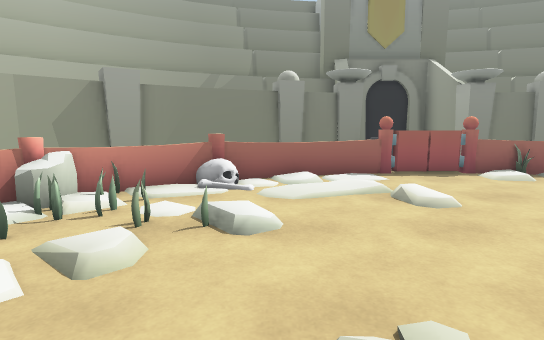
View 1 (above)

12 first-person views from a walk through a 3-D level made in the Unity game engine. The camera is 1.4 m above the floor, tilts 8° down and sees 80° across. The floor is counted in squares, 1 m on a side. Each view is taken from the middle of a square. On the plan, view 1 faces up. The plan holds only what a view shows up to about 15 squares ahead; the rest is blank. The place goes on beyond the plan. The player is left out. Some surface patterns are stand-ins.

View 2
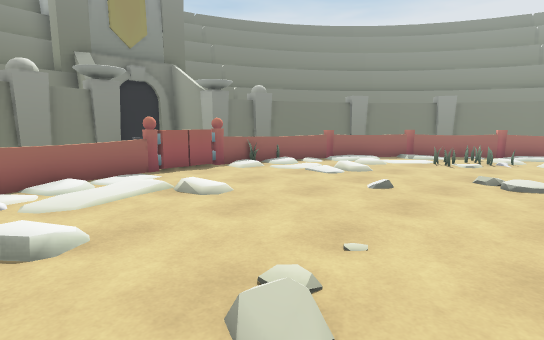

View 3
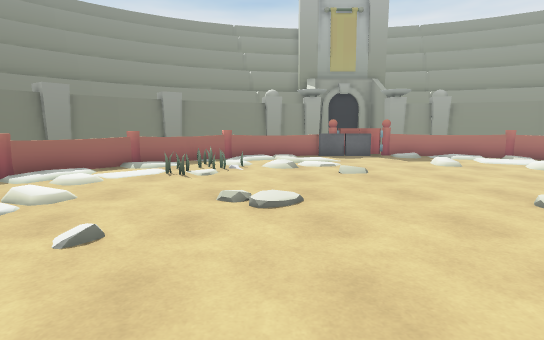

View 4
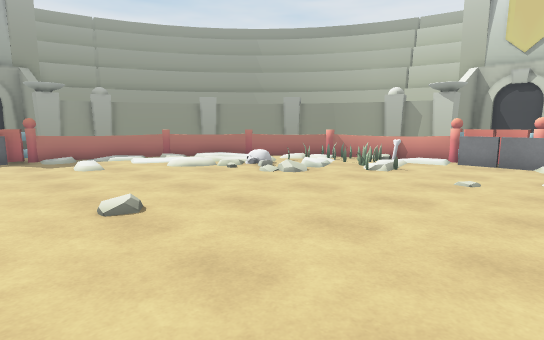

View 5
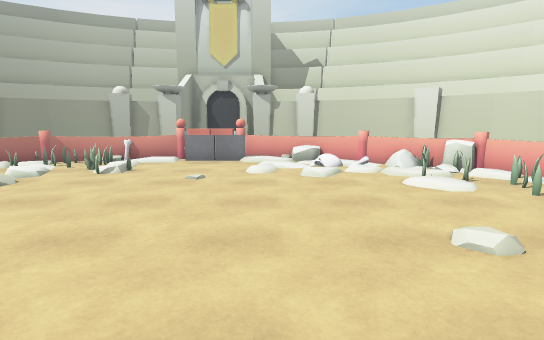

View 6
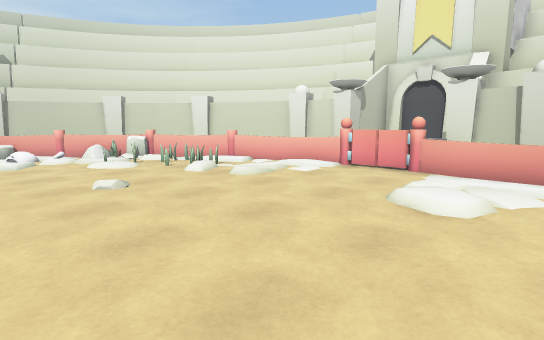

View 7
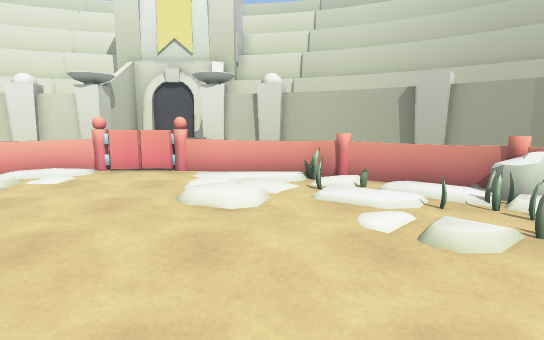

View 8
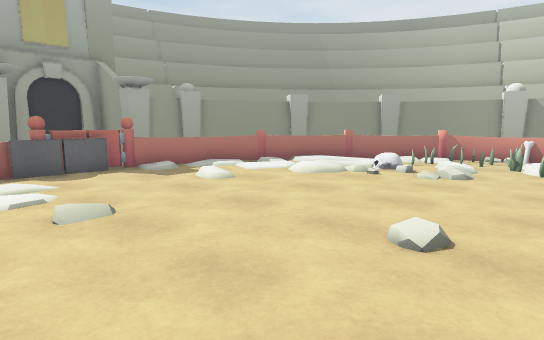

View 9
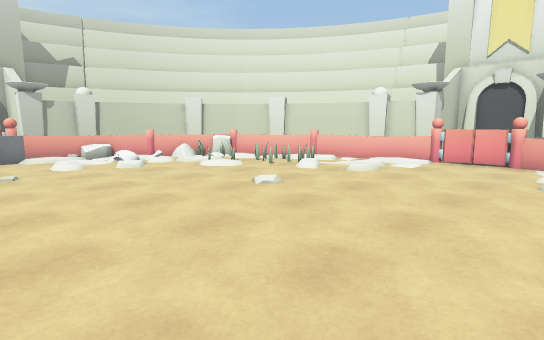

View 10
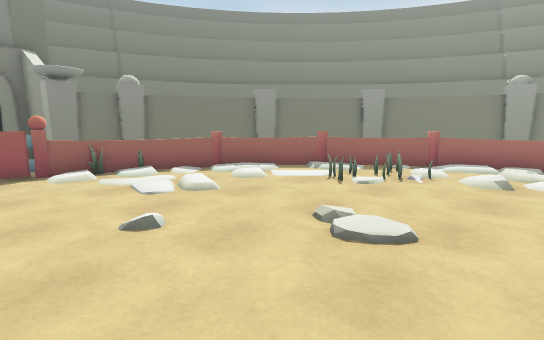

View 11
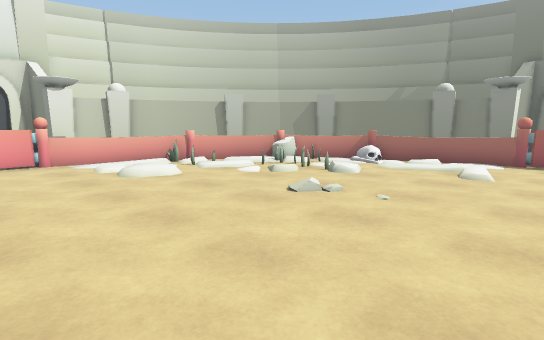

View 12
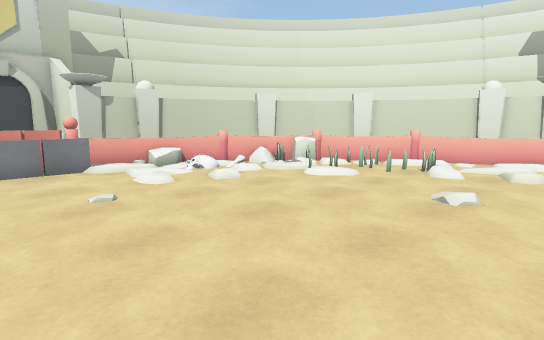

### Floor plan
Key: @ floor where view 1 was taken; # wall or solid block; . main floor; : floor 0.25 m higher than the main floor; / step, stairs or slope; = window, fence, low wall or low ledge; S skull; B bones; R rock; O other object.
Columns run from 10 left of view 1 to 19 right of it. Each row starts with its distance up from view 1.
 10          ############
  9        ###===#OO#O==###
  8       ##S#.:......#===##
  7      ###.B..:.........=##
  6     ##R .....:.........=##
  5    ##=RO..........:.....=##
  4   ##==...............O...=##
  3   #==#..:................=##
  2  ##=O.................O...=##
  1  ##=/................../..=##
  0  #=...:...@............///.=#
 -1 ##=........................=#
 -2   #........................#
 -3   O........................O
 -4   #........................#
 -5 ##=..//................:..:=##
 -6  #=./......................=#
 -7  ##=..:................../=##
 -8  ##=..O...............:.. =##
 -9   #===............././/.####
-10   ##==..:..........///..==##
-11    ###=...//....././.:.==##
-12     ##R/../....../O...=###
-13      ##OR.O....../O.===##
-14       ##==R :.....==#=##
-15        ###===#OO#=OO###
-16          #####O #####
-17             ##

Positions as (right, up) in squares from view 1, and headings:
1: (0, 0), facing up
2: (-1, 0), facing up-right
3: (2, 1), facing right
4: (2, -2), facing down-right
5: (2, -2), facing down
6: (2, 2), facing down-left
7: (2, 1), facing left
8: (6, 0), facing down-right
9: (5, 0), facing down-left
10: (4, -1), facing up-right
11: (5, -4), facing up-left
12: (6, -4), facing down-left
